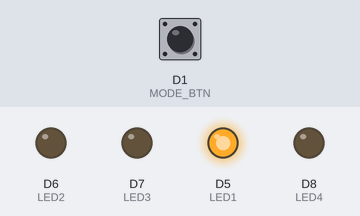
This sketch was run on a simulated ESP8266 (NodeMCU). Parts: output pins drawn as LEDs (lit = HIGH). The inputs (shaded band) are chosen by the test bench; at power-on: D1 (MODE_BTN) HIGH. WiFi joins after 1.5 s; servers stay silent unless stated; what the sketch prints to the serial monitor is not drawn.

Above: at 1.7 s.
1.8 s: D1 (MODE_BTN) pulled LOW for 0.15 s
At 3.0 s:
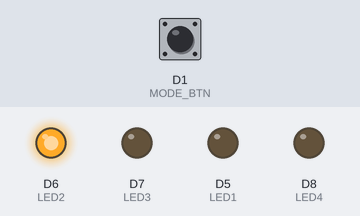
3.4 s: D1 (MODE_BTN) pulled LOW for 1 s
At 3.9 s:
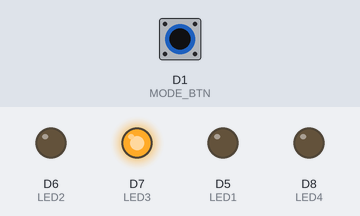
Timing chart, 0 to 6.4 s (numbered marks = the images above; inputs shaded):
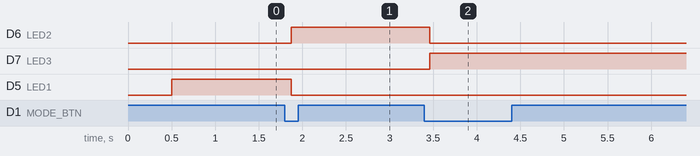

Measured:
- after the input at 1.8 s, D6 (LED2): LOW → HIGH after 0.07 s; D5 (LED1): HIGH → LOW after 0.07 s
- after the input at 3.4 s, D6 (LED2): HIGH → LOW after 0.06 s; D7 (LED3): LOW → HIGH after 0.06 s

The sketch:

nodeMCU_wif_shifting_test.ino
```cpp
#include <ESP8266WiFi.h>

/* ================= CONFIG ================= */

#define MODE_BTN D1

#define LED1 D5
#define LED2 D6
#define LED3 D7
#define LED4 D8

#define WIFI_COUNT 6
#define WIFI_TRY_TIME 12000   // ESP8266 safe timing

const char* ssids[WIFI_COUNT] = {

  "COFE_A",
  "COFE_B",
  "COFE_C",
  "COFE_D",
  "COFE_E",
  "COFE_8451F"
};

const char* passwords[WIFI_COUNT] = {
  "COFE_12345A",
  "COFE12345B",
  "COFE12345C",
  "COFE12345D",
  "COFE12345E",
  "12345678"
};

/* ================= VARS ================= */

int mode = 1;
bool lastBtn = HIGH;

int wifiIndex = 0;
unsigned long wifiStartTime = 0;
bool wifiTrying = false;

//led function

void setLEDs() {
  digitalWrite(LED1, mode == 1);
  digitalWrite(LED2, mode == 2);
  digitalWrite(LED3, mode == 3);
  digitalWrite(LED4, mode == 4);
}

//start wifi

void startWiFi() {
  Serial.println("\n WiFi RESET & START");

  WiFi.disconnect(true);
  delay(500);

  WiFi.mode(WIFI_STA);
  WiFi.setSleepMode(WIFI_NONE_SLEEP);

  wifiIndex = 0;
  wifiTrying = false;
}

//wifi tasks

void wifiTask() {

  // ---- CONNECTED ----
  if (WiFi.status() == WL_CONNECTED) {
    static unsigned long logT = 0;
    if (millis() - logT > 4000) {
      Serial.print(" CONNECTED → ");
      Serial.print(WiFi.SSID());
      Serial.print(" | IP: ");
      Serial.println(WiFi.localIP());
      logT = millis();
    }
    return;
  }

  // ---- START TRY ----
  if (!wifiTrying) {
    Serial.print("➡ Trying: ");
    Serial.println(ssids[wifiIndex]);

    WiFi.begin(ssids[wifiIndex], passwords[wifiIndex]);
    wifiStartTime = millis();
    wifiTrying = true;
    return;
  }

  // ---- WAIT ----
  wl_status_t st = WiFi.status();

  if (st == WL_CONNECT_FAILED || st == WL_NO_SSID_AVAIL) {
    Serial.println(" Immediate failure");
  }
  else if (millis() - wifiStartTime < WIFI_TRY_TIME) {
    return;   // still trying
  }
  else {
    Serial.println(" Timeout");
  }

  // ---- NEXT ROUTER ----
  WiFi.disconnect(true);
  delay(300);

  wifiIndex++;
  if (wifiIndex >= WIFI_COUNT) wifiIndex = 0;

  wifiTrying = false;
}

//setup

void setup() {
  Serial.begin(115200);

  pinMode(MODE_BTN, INPUT_PULLUP);

  pinMode(LED1, OUTPUT);
  pinMode(LED2, OUTPUT);
  pinMode(LED3, OUTPUT);
  pinMode(LED4, OUTPUT);

  Serial.println("\n NODEMCU BOOT");
  Serial.println("MODE 1 = WIFI ON");

  startWiFi();
  setLEDs();
}

//loop

void loop() {

  bool btn = digitalRead(MODE_BTN);

  if (lastBtn == HIGH && btn == LOW) {
    delay(50);
    mode++;
    if (mode > 4) mode = 1;

    Serial.print("\n MODE = ");
    Serial.println(mode);

    if (mode == 1) {
      startWiFi();
    }
    else if (mode == 2) {
      Serial.println(" WiFi OFF");
      WiFi.disconnect(true);
      WiFi.mode(WIFI_OFF);
    }
    else if (mode == 3) {
      Serial.println(" Light Sleep");
      WiFi.setSleepMode(WIFI_LIGHT_SLEEP);
    }
    else if (mode == 4) {
      Serial.println(" Deep Sleep 30s");
      delay(200);
      ESP.deepSleep(30e6);
    }

    setLEDs();
  }

  lastBtn = btn;

  if (mode == 1) {
    wifiTask();
  }

  delay(20);
}
```
